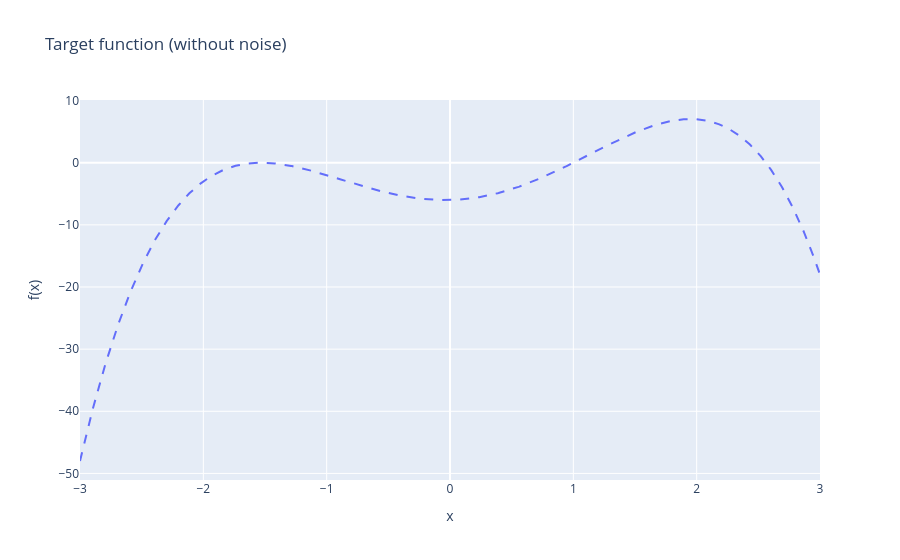

The cell this chart's notebook holds for it:
### Code cell
#@title Plot the target function
xgrid = np.linspace(domain[0],domain[1],1000)
# Plot true function
fig = go.Figure()
fig.add_trace(go.Scatter(x=xgrid,y=f(xgrid,eps=0).flatten(),mode='lines',line=dict(dash='dash'),name='Target function'))
fig.update_layout(title="Target function (without noise)",xaxis_title="x",yaxis_title="f(x)")
fig.show()

### Figure 1 — Plotly figure (JSON) as saved in the notebook; plotly's stock layout.template omitted (floating-point values rounded to 4 significant figures; data arrays with more than 128 entries replaced by an {"elided": "..."} marker saying what was removed)
{"data": [{"line": {"dash": "dash"}, "mode": "lines", "name": "Target function", "type": "scatter", "x": {"elided": "1000 float values"}, "y": {"elided": "1000 float values"}}], "layout": {"title": {"text": "Target function (without noise)"}, "xaxis": {"title": {"text": "x"}}, "yaxis": {"title": {"text": "f(x)"}}}}
